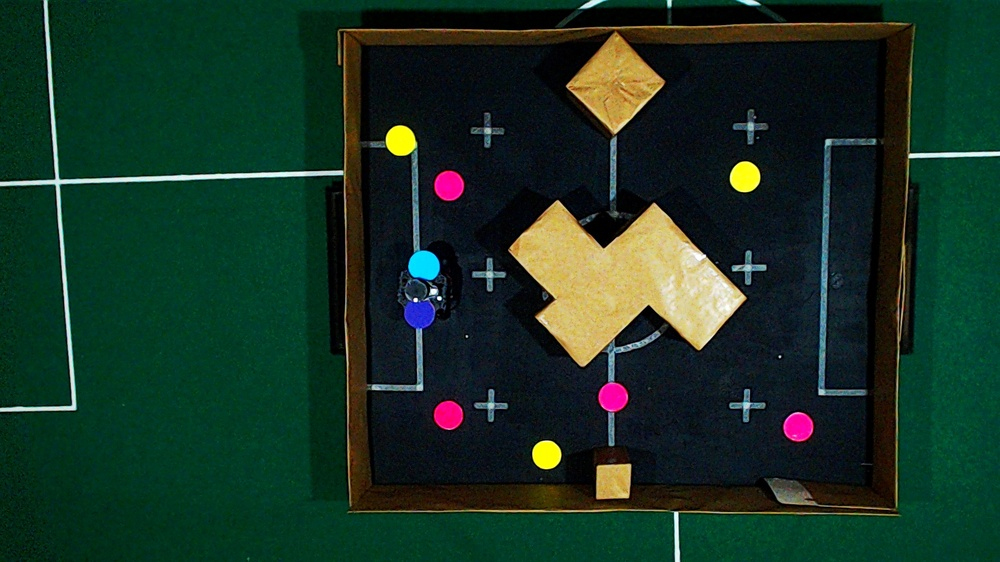
#> input picture turtle-vision/images/WIN_20250129_14_04_12_Pro.jpg, 1000 x 562 px, shrunk from 1920 x 1080 before the run; its folder holds only this picture in this run
$ python main.py
#> lines starting #> are read from the running program, lines starting #| are printed output that depends on the picture; after the words box and inside, x2 and y2 are one past the last pixel; in counts of white or black regions, pixels touching at a corner belong together; long printed decimals are rounded
import cv2
import numpy as np
import yaml
import math
import glob

def detect_color_centers_from_image(image, lower_color, upper_color):
    hsv = cv2.cvtColor(image, cv2.COLOR_BGR2HSV)
    mask = cv2.inRange(hsv, np.array(lower_color), np.array(upper_color))
    kernel = np.ones((5, 5), np.uint8)
    mask = cv2.morphologyEx(mask, cv2.MORPH_OPEN, kernel)
    mask = cv2.morphologyEx(mask, cv2.MORPH_DILATE, kernel)
    contours, _ = cv2.findContours(mask, cv2.RETR_EXTERNAL, cv2.CHAIN_APPROX_SIMPLE)
    centers = []
    for cnt in contours:
        if cv2.contourArea(cnt) > 100:
            M = cv2.moments(cnt)
            if M["m00"] != 0:
                cX = int(M["m10"] / M["m00"])
                cY = int(M["m01"] / M["m00"])
                centers.append((cX, cY))
    return centers

def merge_close_centers(centers, threshold=20):
    merged = []
    for center in centers:
        found = False
        for i, m in enumerate(merged):
            if np.linalg.norm(np.array(center) - np.array(m)) < threshold:
                merged[i] = ((m[0] + center[0]) // 2, (m[1] + center[1]) // 2)
                found = True
                break
        if not found:
            merged.append(center)
    return merged

def compute_scale(yellow_centers):
    if len(yellow_centers) < 2:
        return None
    distances = []
    for i in range(len(yellow_centers)):
        for j in range(i+1, len(yellow_centers)):
            distance = np.linalg.norm(np.array(yellow_centers[i]) - np.array(yellow_centers[j]))
            distances.append(distance)
    if distances:
        return np.mean(distances)
    return None

def detect_all_colors_from_image(image, thresholds, merge_threshold=20):
    results = {}
    for color, thresh in thresholds.items():
        centers = detect_color_centers_from_image(image, thresh['lower'], thresh['upper'])
        merged_centers = merge_close_centers(centers, threshold=merge_threshold)
        results[color] = merged_centers
    return results

def middle_point(p1, p2):
    return ((p1[0] + p2[0]) // 2, (p1[1] + p2[1]) // 2)

def signed_angle_between(v1, v2):
    angle1 = math.atan2(v1[1], v1[0])
    angle2 = math.atan2(v2[1], v2[0])
    angle = angle2 - angle1
    return math.degrees(math.atan2(math.sin(angle), math.cos(angle)))

def compute_robot_target_info(image, thresholds, merge_threshold=20):
    results = detect_all_colors_from_image(image, thresholds, merge_threshold)
    yellow_centers = results.get("yellow", [])
    scale_pixels = compute_scale(yellow_centers)
    if scale_pixels is None or not results.get("dark_blue") or not results.get("light_blue") or not results.get("pink"):
        return None, None
    dark_blue_center = results["dark_blue"][0]
    light_blue_center = results["light_blue"][0]
    pink_center = results["pink"][0]
    robot_mid = middle_point(dark_blue_center, light_blue_center)
    d = (light_blue_center[0] - dark_blue_center[0],
         light_blue_center[1] - dark_blue_center[1])
    if dark_blue_center[1] < light_blue_center[1]:
        orientation = (-d[1], d[0])
    else:
        orientation = (d[1], -d[0])
    v_to_pink = (pink_center[0] - robot_mid[0],
                 pink_center[1] - robot_mid[1])
    angle = signed_angle_between(orientation, v_to_pink)
    pixel_distance = np.linalg.norm(v_to_pink)
    real_distance = pixel_distance / scale_pixels
    return real_distance, angle

def draw_robot_target_info(image, thresholds, merge_threshold=20):
    results = detect_all_colors_from_image(image, thresholds, merge_threshold)
    yellow_centers = results.get("yellow", [])
    scale_pixels = compute_scale(yellow_centers)
    if scale_pixels is None or not results.get("dark_blue") or not results.get("light_blue") or not results.get("pink"):
        return image
    dark_blue_center = results["dark_blue"][0]
    light_blue_center = results["light_blue"][0]
    pink_center = results["pink"][0]
    robot_mid = middle_point(dark_blue_center, light_blue_center)
    d = (light_blue_center[0] - dark_blue_center[0],
         light_blue_center[1] - dark_blue_center[1])
    if dark_blue_center[1] < light_blue_center[1]:
        orientation = (-d[1], d[0])
    else:
        orientation = (d[1], -d[0])
    v_to_pink = (pink_center[0] - robot_mid[0],
                 pink_center[1] - robot_mid[1])
    angle = signed_angle_between(orientation, v_to_pink)
    pixel_distance = np.linalg.norm(v_to_pink)
    real_distance = pixel_distance / scale_pixels

    # Draw all circle centers in black.
    for centers in results.values():
        for center in centers:
            cv2.circle(image, center, 5, (0, 0, 0), -1)
    cv2.circle(image, robot_mid, 5, (0, 0, 0), -1)
    orientation_norm = np.linalg.norm(orientation)
    if orientation_norm != 0:
        orientation_unit = (orientation[0] / orientation_norm, orientation[1] / orientation_norm)
    else:
        orientation_unit = (0, 0)
    facing_line_end = (int(robot_mid[0] + orientation_unit[0] * 100),
                       int(robot_mid[1] + orientation_unit[1] * 100))
    cv2.line(image, robot_mid, facing_line_end, (255, 0, 0), 2)
    cv2.line(image, robot_mid, pink_center, (0, 255, 0), 2)
    text = f"Distance: {real_distance:.2f} m, Angle: {angle:.2f} deg"
    cv2.putText(image, text, (10, image.shape[0] - 10),
                cv2.FONT_HERSHEY_SIMPLEX, 0.6, (0, 0, 0), 2)
    return image

def main():
    thresholds = {
        "pink": {"lower": [140, 50, 50], "upper": [170, 255, 255]},
        "yellow": {"lower": [20, 200, 200], "upper": [30, 255, 255]},
        "dark_blue": {"lower": [110, 140, 190], "upper": [130, 255, 255]},
        "light_blue": {"lower": [84, 230, 230], "upper": [104, 255, 255]}
    }
    image_files = glob.glob('./images/*.*')
    for im_path in sorted(image_files):
        image = cv2.imread(im_path)
#> image is the input picture: shape (562, 1000, 3); mean B, G, R 36.3, 50.2, 24.1
        if image is None:
            print("Image not found:", im_path)
            continue
        real_distance, angle = compute_robot_target_info(image, thresholds, merge_threshold=20)
#> the loop in detect_all_colors_from_image, `for color, thresh in thresholds.items():` made 4 passes
#> merged_centers on passes 1 to 4: [(797, 426), (447, 414), (612, 396), (448, 185)], [(546, 454), (745, 175), (399, 140)], [(418, 314)], [(423, 264)]
#> pass 1, in detect_color_centers_from_image, `mask = cv2.inRange(hsv, np.array(lower_color), np.array(upper_color))`:
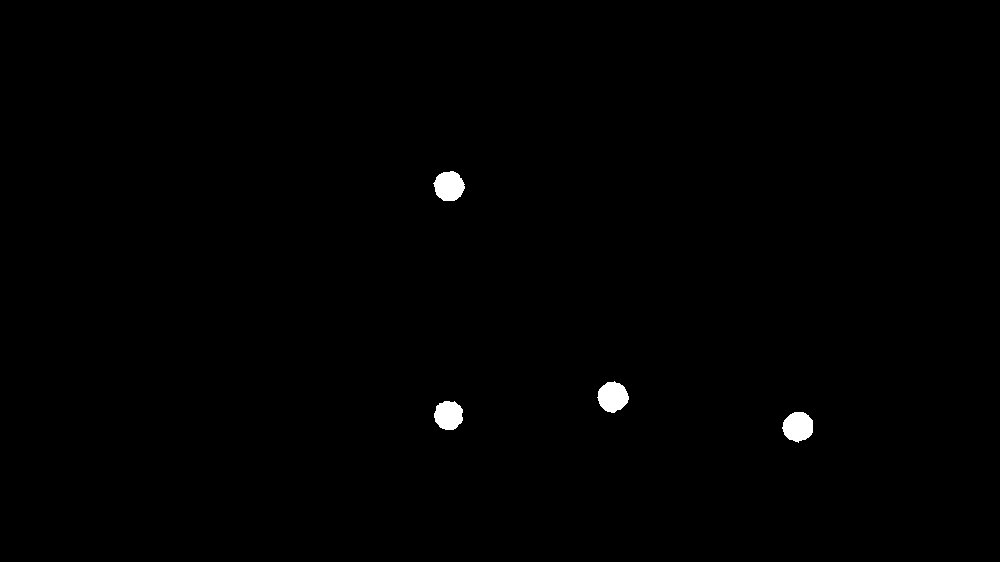
#> mask: shape (562, 1000); 0.51% white; 4 white regions, box (x1, y1, x2, y2) and area: (597, 381, 629, 413) 730, (782, 412, 813, 443) 724, (433, 171, 465, 201) 720, (434, 401, 463, 430) 667
#> pass 1, in detect_color_centers_from_image, `mask = cv2.morphologyEx(mask, cv2.MORPH_DILATE, kernel)`:
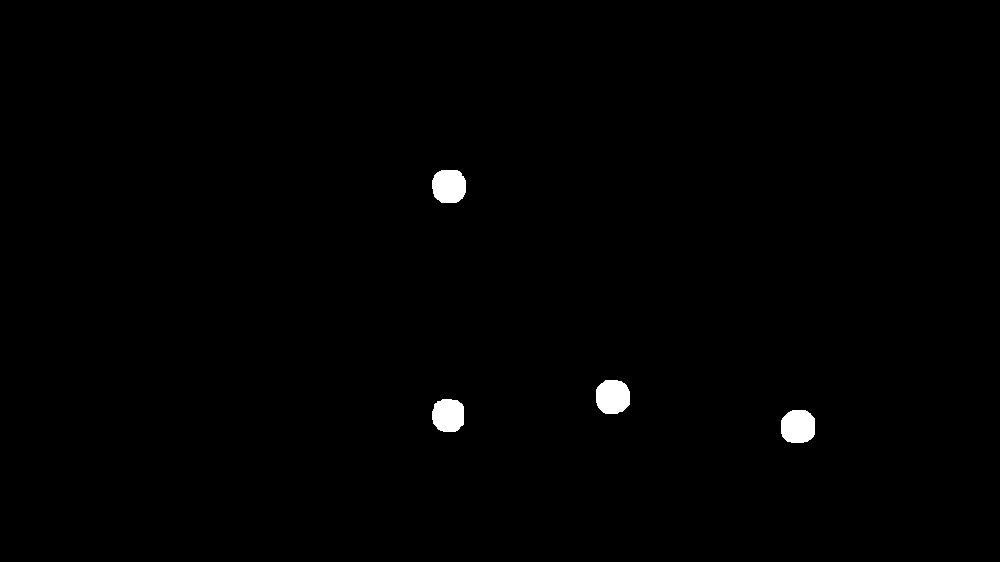
#> mask: shape (562, 1000); 0.68% white; 4 white regions, box (x1, y1, x2, y2) and area: (596, 380, 630, 414) 976, (781, 410, 815, 443) 969, (432, 170, 466, 203) 963, (432, 399, 464, 432) 902
#> after the loop in detect_all_colors_from_image, `for color, thresh in thresholds.items():`: results = {'pink': [(797, 426), (447, 414), (612, 396), (448, 185)], 'yellow': [(546, 454), (745, 175), (399, 140)], 'dark_blue': [(418, 314)], 'light_blue': [(423, 264)]}
#> in compute_robot_target_info, `yellow_centers = results.get("yellow", [])`: yellow_centers = [(546, 454), (745, 175), (399, 140)]
#> the loop in compute_scale, `for i in range(len(yellow_centers)):` made 3 passes
#> after the loop in compute_scale, `for i in range(len(yellow_centers)):`: distances = [342.7, 346.7, 347.8]
#> in compute_robot_target_info, `scale_pixels = compute_scale(yellow_centers)`: scale_pixels = 345.7
#> in compute_robot_target_info, `dark_blue_center = results["dark_blue"][0]`: dark_blue_center = (418, 314)
#> in compute_robot_target_info, `light_blue_center = results["light_blue"][0]`: light_blue_center = (423, 264)
#> in compute_robot_target_info, `pink_center = results["pink"][0]`: pink_center = (797, 426)
#> in compute_robot_target_info, `robot_mid = middle_point(dark_blue_center, light_blue_center)`: robot_mid = (420, 289)
#> in compute_robot_target_info, `d = (light_blue_center[0] - dark_blue_center[0], light_blue_center[1] ..`: d = (5, -50)
#> in compute_robot_target_info, `orientation = (d[1], -d[0])`: orientation = (-50, -5)
#> in compute_robot_target_info, `v_to_pink = (pink_center[0] - robot_mid[0], pink_center[1] - robot_mid..`: v_to_pink = (377, 137)
#> in signed_angle_between, `angle1 = math.atan2(v1[1], v1[0])`: angle1 = -3.04
#> in signed_angle_between, `angle2 = math.atan2(v2[1], v2[0])`: angle2 = 0.349
#> in signed_angle_between, `angle = angle2 - angle1`: angle = 3.39
#> in compute_robot_target_info, `angle = signed_angle_between(orientation, v_to_pink)`: angle = -165.7
#> in compute_robot_target_info, `pixel_distance = np.linalg.norm(v_to_pink)`: pixel_distance = 401.1
#> in compute_robot_target_info, `real_distance = pixel_distance / scale_pixels`: real_distance = 1.16
#> real_distance = 1.16; angle = -165.7
        print(f"{im_path}: Real distance = {real_distance}, Angle = {angle}")
#| ./images/WIN_20250129_14_04_12_Pro.jpg: Real distance = 1.160, Angle = -165.740
        drawn_image = draw_robot_target_info(image, thresholds, merge_threshold=20)
#> the loop in detect_all_colors_from_image (call 2), `for color, thresh in thresholds.items():` made 4 passes
#> pass 2, in detect_color_centers_from_image (call 6), `mask = cv2.inRange(hsv, np.array(lower_color), np.array(upper_color))`:
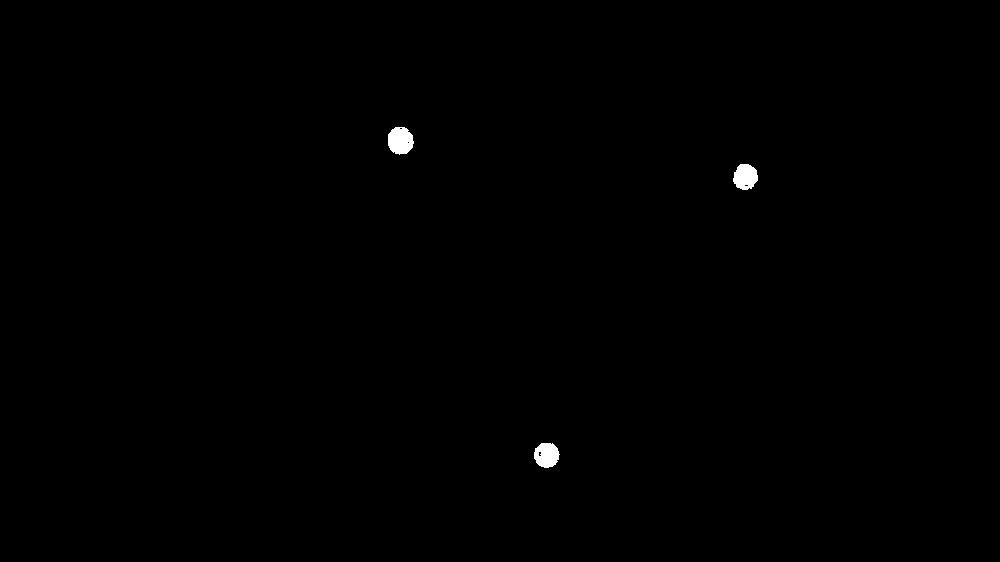
#> mask: shape (562, 1000); 0.28% white; 3 white regions, box (x1, y1, x2, y2) and area: (388, 127, 414, 155) 569, (534, 443, 560, 468) 498, (733, 164, 758, 190) 497
#> pass 2, in detect_color_centers_from_image (call 6), `mask = cv2.morphologyEx(mask, cv2.MORPH_DILATE, kernel)`:
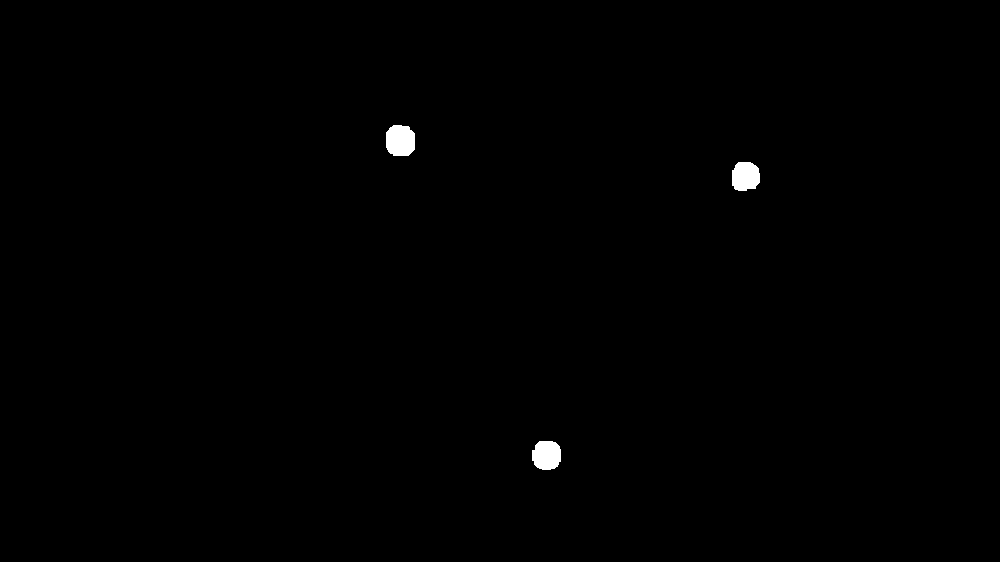
#> mask: shape (562, 1000); 0.39% white; 3 white regions, box (x1, y1, x2, y2) and area: (386, 125, 415, 156) 785, (532, 441, 561, 470) 709, (732, 162, 760, 191) 689
#> pass 3, in detect_color_centers_from_image (call 7), `mask = cv2.inRange(hsv, np.array(lower_color), np.array(upper_color))`:
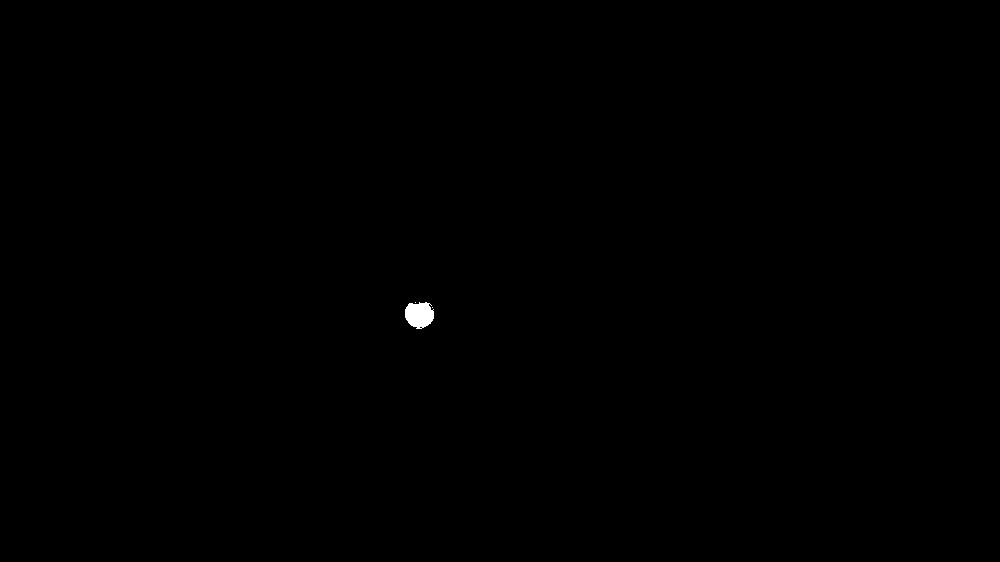
#> mask: shape (562, 1000); 0.11% white; 3 white regions (2 under 20 px), largest, box (x1, y1, x2, y2) and area: (405, 302, 434, 329) 603
#> in draw_robot_target_info, `yellow_centers = results.get("yellow", [])`: yellow_centers = [(546, 454), (745, 175), (399, 140)]
#> the loop in compute_scale (call 2), `for i in range(len(yellow_centers)):` made 3 passes
#> in draw_robot_target_info, `scale_pixels = compute_scale(yellow_centers)`: scale_pixels = 345.7
#> in draw_robot_target_info, `dark_blue_center = results["dark_blue"][0]`: dark_blue_center = (418, 314)
#> in draw_robot_target_info, `light_blue_center = results["light_blue"][0]`: light_blue_center = (423, 264)
#> in draw_robot_target_info, `pink_center = results["pink"][0]`: pink_center = (797, 426)
#> in draw_robot_target_info, `robot_mid = middle_point(dark_blue_center, light_blue_center)`: robot_mid = (420, 289)
#> in draw_robot_target_info, `d = (light_blue_center[0] - dark_blue_center[0], light_blue_center[1] ..`: d = (5, -50)
#> in draw_robot_target_info, `orientation = (d[1], -d[0])`: orientation = (-50, -5)
#> in draw_robot_target_info, `v_to_pink = (pink_center[0] - robot_mid[0], pink_center[1] - robot_mid..`: v_to_pink = (377, 137)
#> in draw_robot_target_info, `angle = signed_angle_between(orientation, v_to_pink)`: angle = -165.7
#> in draw_robot_target_info, `pixel_distance = np.linalg.norm(v_to_pink)`: pixel_distance = 401.1
#> in draw_robot_target_info, `real_distance = pixel_distance / scale_pixels`: real_distance = 1.16
#> the loop in draw_robot_target_info, `for centers in results.values():` made 4 passes
#> after the loop in draw_robot_target_info, `for centers in results.values():`:
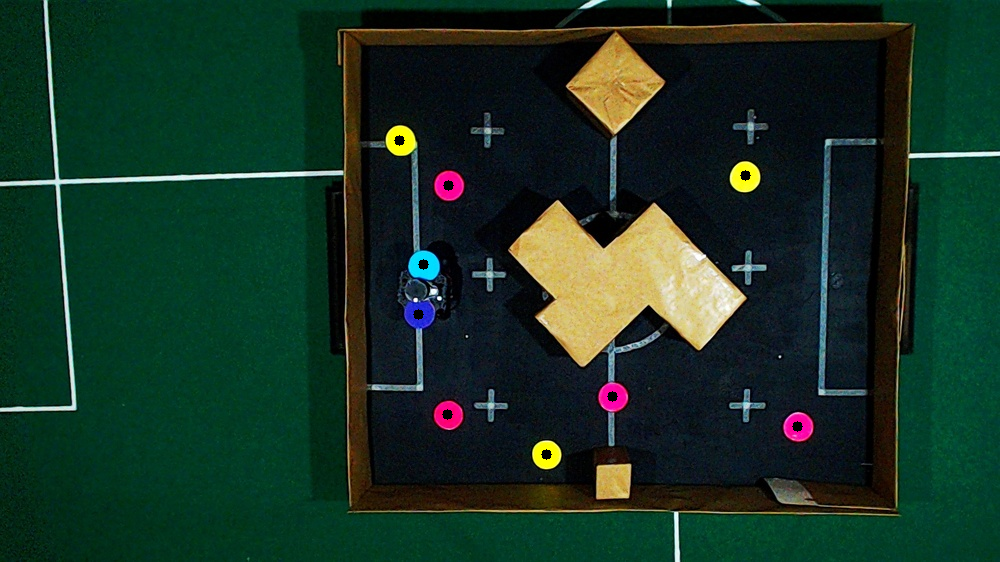
#> image: shape (562, 1000, 3); 0.13% of pixels changed, all inside (x1, y1, x2, y2) = (394, 135, 803, 460)
#> in draw_robot_target_info, `cv2.circle(image, robot_mid, 5, (0, 0, 0), -1)`: image: shape (562, 1000, 3); 0.01% of pixels changed, all inside (x1, y1, x2, y2) = (415, 284, 426, 295)
#> in draw_robot_target_info, `orientation_norm = np.linalg.norm(orientation)`: orientation_norm = 50.25
#> in draw_robot_target_info, `orientation_unit = (orientation[0] / orientation_norm, orientation[1] ..`: orientation_unit = (-0.995, -0.0995)
#> in draw_robot_target_info, `facing_line_end = (int(robot_mid[0] + orientation_unit[0] * 100), int(..`: facing_line_end = (320, 279)
#> in draw_robot_target_info, `text = f"Distance: {real_distance:.2f} m, Angle: {angle:.2f} deg"`: text = 'Distance: 1.16 m, Angle: -165.74 deg'
#> in draw_robot_target_info, `cv2.putText(image, text, (10, image.shape[0] - 10), cv2.FONT_HERSHEY_S..`:
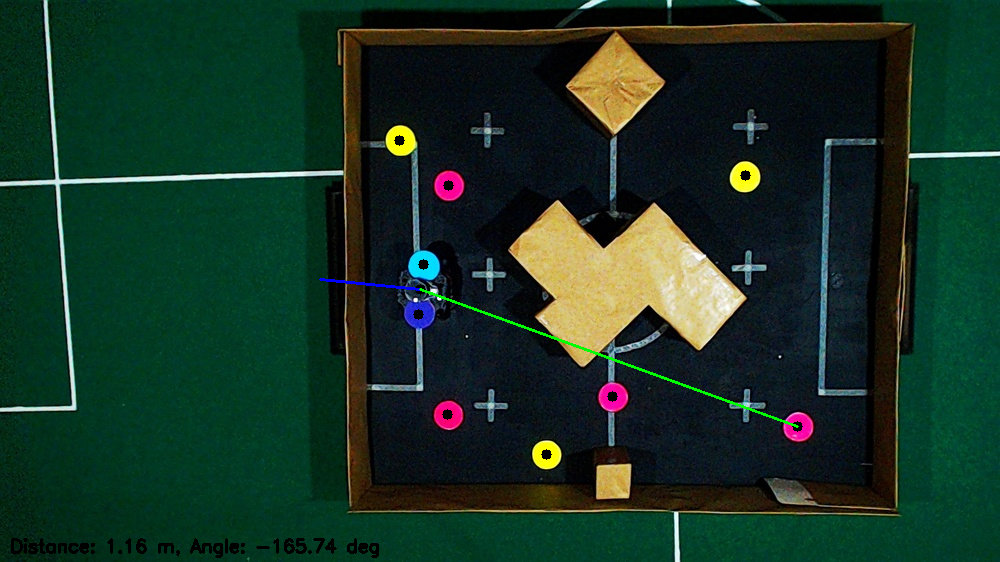
#> image: shape (562, 1000, 3); mean B, G, R 36, 50.3, 23.8
        cv2.imshow("Robot Target Info", drawn_image)
        key = cv2.waitKey(0) & 0xFF
#> (key q is pressed here)
        if key == ord('q'):
            break
    cv2.destroyAllWindows()

if __name__ == '__main__':
    main()
